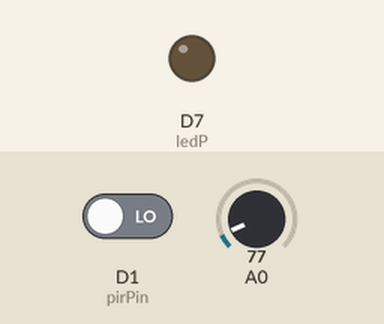
A sketch run on a simulated ESP8266 (NodeMCU). On the bench: output pins drawn as LEDs (lit = HIGH). The inputs (shaded band) are chosen by the test bench; at power-on: D1 (pirPin) LOW, A0 = 77. WiFi joins after 1.5 s; servers stay silent unless stated; what the sketch prints to the serial monitor is not drawn.

Above: at 3.0 s.
3.1 s: D1 (pirPin) driven HIGH
At 3.4 s:
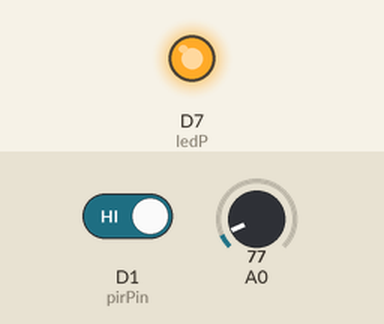
4.6 s: D1 (pirPin) driven LOW
At 5.8 s:
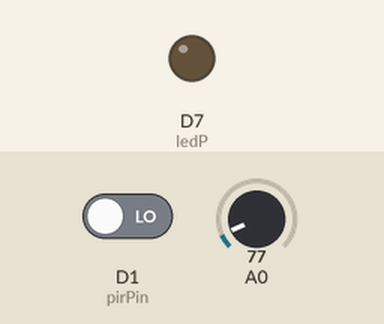
Timing chart, 0 to 7.6 s (numbered marks = the images above; inputs shaded):
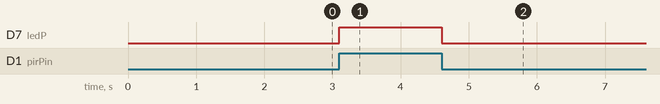

The sketch:

Sla-01.ino
```cpp
#define BLYNK_PRINT Serial
#include <SPI.h>
#include <ESP8266WiFi.h>
#include <BlynkSimpleEsp8266.h>

//-------------------------------------------------- Sunucu Ve Wifi yi tanımlama

char auth[] = "er-u2t517_ofjF5bTA2FZD1Qm8Ul9xoe";
char ssid[] = "Mr.ozdemir";
char pass[] = "123asd321";

//--------------------------------------------------- Pinleri ve değişkenleri tanımlama

#define ledP D7
#define pirPin D1
float suhu;
int dataAdc;
int pirValue;
int Nota = 262;
bool PirStatus = false;
int vPinValue = 0;
int roleStatus;

//-------------------------------------------------

SimpleTimer timer;

BLYNK_WRITE(V1)   // Hareket sensörünün aktifliği için butondan değer  okuma yapar. (Butona V1 adında sanal pin atanır)
{
  vPinValue = param.asInt();  // butondaki 0 veya 1 değerini okur


}


void setup() {

//Blynk serverine bağlantı prosedürleri
Serial.begin(9600);
delay(10);
Blynk.begin(auth, ssid, pass); // Fonksiyon hedef ağa sürekli bağlantı isteği atar.
timer.setInterval(1000L,sendUpTime);

pinMode(ledP, OUTPUT);        /// Led ve Hareket algılayıcı tanımlanır
pinMode(pirValue, INPUT);


}

void sendUpTime() // İlgili ekrana Lm35 den gelen analog değeri yazan fonksiyon
{
  int C = int(suhu); // Suhu değişkenşindeki ondalıklı sayıyı int e çevirir

Blynk.virtualWrite(V10, C); // Blynk a Sıcaklığı yazar


}


void loop() {

//---------------------------------------//Hareket sensörü ve Alarm sistemi

pirValue = digitalRead(pirPin); // hareket sensöründeki pin okunur

Serial.print(pirValue);

  if(vPinValue == 1){   // Eğer Hareket sensörü aktif butonu açık ise

    if(pirValue){  // Hareket sensörüden gelen değer 1 ise


       Blynk.notify("Dikkat Hareket Algılandı!!!");   // uyarı mesajı verir ve alarm öter
       tone(D2,Nota);
       delay(10000);
       noTone(D2);


}
  }
  //------------------------------------------
    digitalWrite(ledP, pirValue);


    Temp(); // fonksiyonları çalıştırır
    sendUpTime();
}

void Temp(void){ // Lm 35 ten ısı değeri çeker

dataAdc = analogRead(A0); // analog değeri oku
suhu = dataAdc * (3.2 / 1023.0) * 100.0; // derece cinsine çevirir
}
```

Measured:
- after the input at 3.1 s, D7 (ledP): LOW → HIGH at once
- after the input at 4.6 s, D7 (ledP): HIGH → LOW at once
